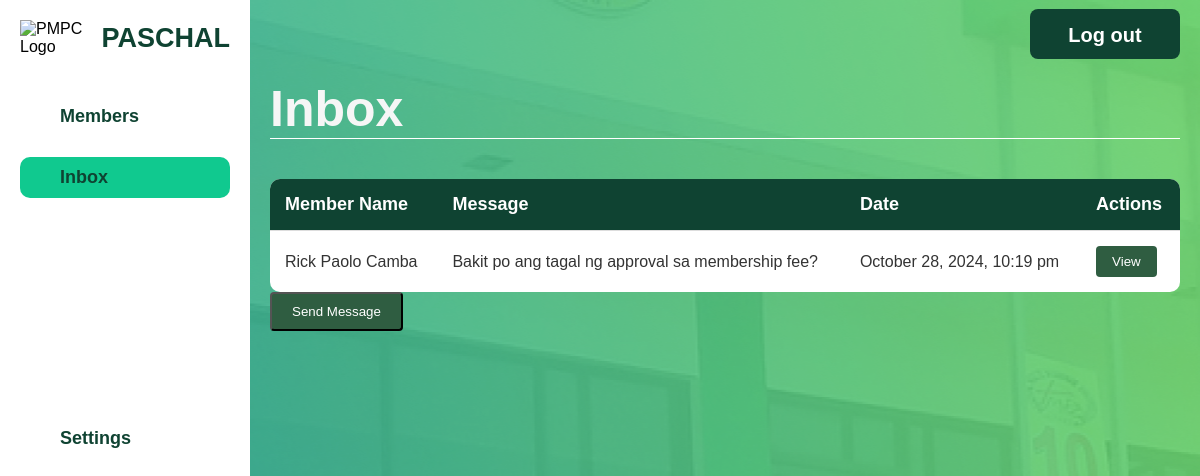
Page /membership/membership-inbox.php on the committed database.
### tables this page shows
CREATE TABLE `admin_messages` (
  `MessageID` int(11) NOT NULL,
  `MemberID` int(11) DEFAULT NULL,
  `Category` varchar(255) DEFAULT NULL,
  `MessageContent` text DEFAULT NULL,
  `DateSent` datetime DEFAULT NULL,
  `isReplied` tinyint(1) DEFAULT 0
);

### html/membership/membership-inbox.php (the view, shortened to what this page needs)
<?php
$servername = "localhost";
$dbUsername = "root";
$dbPassword = "";
$dbname = "pmpc";
$conn = new mysqli($servername, $dbUsername, $dbPassword, $dbname);
$messagesQuery = "SELECT CONCAT(m.FirstName, ' ', m.LastName) AS MemberName,
                         a.MessageContent, a.DateSent, a.MessageID
                  FROM admin_messages a
                  JOIN member m ON a.MemberID = m.MemberID
                  WHERE a.Category = 'Membership'
                  ORDER BY a.DateSent DESC";
$messagesResult = $conn->query($messagesQuery);
?>
<!DOCTYPE html>
<html lang="en">
<head>
    <link rel="stylesheet" href="../../css/admin-dashboard.css">
    <link rel="stylesheet" href="../../css/member-general.css">
    <link rel="stylesheet" href="../../css/admin.css">
</head>
<body>
    <div class="container">
        <div class="sidebar">
            <div class="logo-container">
                <div class="logo">
                    <img src="../../assets/pmpc-logo.png" alt="PMPC Logo">
                </div>
                <h2 class="pmpc-text">PASCHAL</h2>
            </div>
            <ul class="sidebar-menu">
                <li><a href="membership.php" >Members</a></li>
                <li><a href="membership-inbox.php" class="active">Inbox</a></li>
            </ul>
            <ul class="sidebar-settings">
                <li><a href="#admin-settings.html">Settings</a></li>
            </ul>
        </div>
        <div class="main-content">
            <header>
                <h1>Inbox</h1>
                <button class="logout-button" onclick="redirectToIndex()">Log out</button>
            </header>
            <section class="inbox-section">
                <table class="inbox-table">
                    <thead>
                        <tr>
                            <th>Member Name</th>
                            <th>Message</th>
                            <th>Date</th>
                            <th>Actions</th>
                        </tr>
                    </thead>
                    <tbody id="inboxMessages">
                        <?php
                        if ($messagesResult->num_rows > 0) {
                            while ($message = $messagesResult->fetch_assoc()) {
                                echo "<tr>
                                    <td>{$message['MemberName']}</td>
                                    <td>{$message['MessageContent']}</td>
                                    <td>" . date('F j, Y, g:i a', strtotime($message['DateSent'])) . "</td>
                                    <td><button class='view-btn' onclick='showViewMessageModal({$message['MessageID']})'>View</button></td>
                                </tr>";
                            }
                        } else {
                            echo "<tr><td colspan='5'>No messages found.</td></tr>";
                        }
                        ?>
                    </tbody>
                </table>
            </section>
            <button class="send-message-button" onclick="openSendMessageModal()">Send Message</button>
        </div>
    </div>
</body>

### css/admin-dashboard.css (style rules this page uses)
.inbox-section { margin-top: 40px; }
.inbox-table { width: 100%; border-collapse: collapse; background-color: white; border-radius: 10px; overflow: hidden; }
.inbox-table thead { background-color: #0F4332; color: white; font-size: 18px; font-weight: bold; }
.inbox-table th, .inbox-table td { padding: 15px; text-align: left; border-bottom: 1px solid #ddd; }
.inbox-table td { font-size: 16px; color: #333; }
.inbox-table tr:last-child td { border-bottom: none; }
.view-btn, .reply-btn { background-color: #2f5d41; color: white; padding: 8px 16px; border-radius: 4px; cursor: pointer; border: none; }
.send-message-button { background-color: #2f5d41; color: white; padding: 10px 20px; border-radius: 4px; cursor: pointer; margin-bottom: 20px; }

### css/member-general.css (style rules this page uses)
* { margin: 0; padding: 0; box-sizing: border-box; font-family: 'Poppins', Arial, Helvetica, sans-serif; }
html, body { height: 100%; font-family: 'Poppins', Arial, Helvetica, sans-serif; }
body { background-image: url('../assets/bg.jpg'); background-size: auto; background-position: center; background-repeat: repeat; }
.container { display: flex; width: 100%; height: 100vh; }
.sidebar { width: 250px; background-color: #fff; display: flex; flex-direction: column; padding: 20px; position: fixed; height: 100vh; }
.logo-container { display: flex; align-items: center; margin-bottom: 20px; }
.logo img { width: 70px; height: auto; margin-right: 10px; }
.pmpc-text { font-size: 27px; color: #0F4332; font-weight: 800; }
.sidebar-menu { list-style: none; padding: 0; }
.sidebar-menu li { margin: 20px 0; }
.sidebar-settings { list-style: none; padding-left: 0; margin-bottom: 20px; }
.sidebar-menu a { color: #0F4332; text-decoration: none; font-size: 18px; font-weight: bold; display: block; padding: 10px 40px; transition: background-color 0.3s ease; }
.sidebar-menu a.active, .sidebar-menu a:hover { background-color: #10C98F; border-radius: 10px; }
.sidebar-settings li { margin: 0; }
.sidebar-settings a { color: #0F4332; text-decoration: none; font-size: 18px; font-weight: bold; padding: 10px 40px; display: block; transition: background-color 0.3s ease; margin-top:200px; }
.main-content { margin-left: 250px; padding: 20px; width: calc(100% - 250px); }
header { display: flex; justify-content: space-between; align-items: center; padding-top: 60px; border-bottom: 1.5px solid #ffffff; margin-bottom: 20px; }
header h1 { font-size: 50px; font-weight: 800; color: #f6f6f6; }
.logout-button { background-color: #0F4332; color: rgb(255, 255, 255); border-radius: 8px; margin-top: -150px; font-size: 20px; font-weight: bold; width: 150px; height: 50px; padding: 15px 25px; border: none; cursor: pointer; transition: background-color 0.3s ease; }

### rows in the picture
admin_messages: MemberName "Rick Paolo Camba", MessageContent "Bakit po ang tagal ng approval sa membership fee?", DateSent "October 28, 2024, 10:19 pm"
